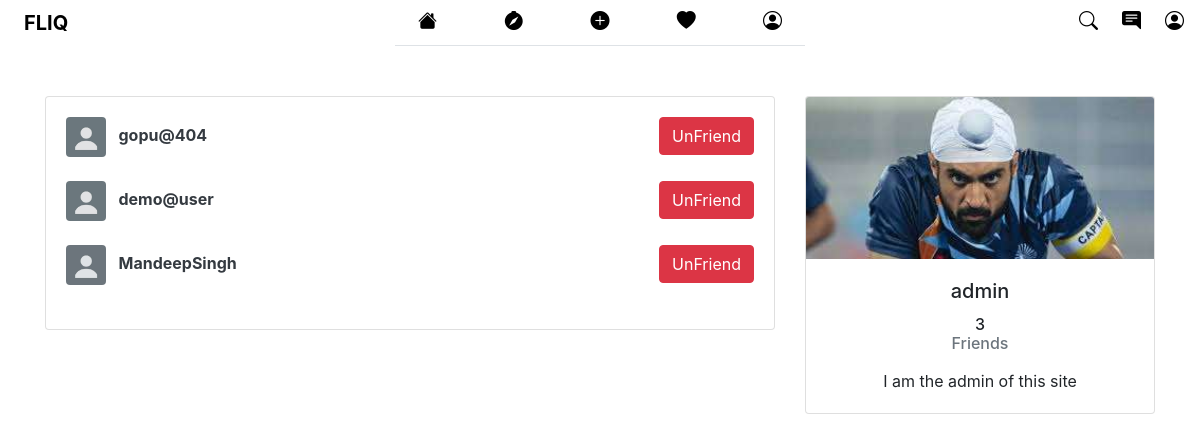
Page /friends/ (signed in) on the committed database.
### users/models.py (models this page shows, shortened)
class Profile(models.Model):
    user = models.OneToOneField(User, on_delete=models.CASCADE)
    name = models.CharField(max_length=30)
    image = models.ImageField(default='default.png', upload_to='profile_pics')
    slug = AutoSlugField(populate_from='user')
    bio = models.CharField(max_length=255, blank=True)
    link = models.CharField(max_length=255, blank=True)
    friends = models.ManyToManyField("Profile", blank=True)
    def __str__(self):
        return str(self.user.username)
    def get_absolute_url(self):
        return "/users/{}".format(self.slug)

### users/views.py (the view)
# urls.py: path('friends/', user_views.friend_list, name='friend_list'),
def friend_list(request):
    p = request.user.profile
    friends = p.friends.all()
    context={
    'friends': friends
    }
    return render(request, "users/friend_list.html", context)

### users/templates/users/friend_list.html (shortened to what this page needs)
{% extends "feed/layout.html" %} {% load static %}  {% block content %}
<div class="container">
  <div class="row">
    <div class="col-md-8">
      {% if friends %}
      <div class="card card-signin my-5">
        <div class="card-body">
          {% for user_p in friends %}
          <a href="{{ user_p.get_absolute_url }}"
            ><img
              src="{{ user_p.image.url }}"
              class="rounded mr-2"
              width="40"
              height="40"
              alt=""
          /></a>
          <a class="text-dark" href="{{ user_p.get_absolute_url }}"
            ><b>{{ user_p }}</b></a
          >
          <small
            ><a
              class="btn btn-danger float-right"
              href="{% url 'delete_friend' user_p.id %}"
              >UnFriend</a
            ></small
          >
          <br /><br />
          {% endfor %}
        </div>
      </div>
      {% endif %}
    </div>
    <div class="col-md-4">
      <div class="card card-signin my-5">
        <a href="{{ request.user.profile.get_absolute_url }}"
          ><img
            class="card-img-top"
            src="{{ request.user.profile.image.url }}"
            alt=""
        /></a>
        <div class="card-body">
          <h5 class="card-title text-center">{{ request.user }}</h5>
          <h6 class="text-center">
            {{ request.user.profile.friends.count }}
            <p class="text-muted">Friends</p>
          </h6>
          <p class="card-text text-center">{{ request.user.profile.bio }}</p>
        </div>
      </div>
    </div>
  </div>
</div>
{% endblock content %}

### feed/templates/feed/layout.html (style rules this page uses)
a { text-decoration:none; }

### rows in the picture
Profile: image (placeholder picture), user.username "gopu@404"
Profile: image (placeholder picture), user.username "demo@user"
Profile: image (placeholder picture), user.username "MandeepSingh"

### other values in the picture
{{ request.user }} "admin"
{{ request.user.profile.friends.count }} "3"
{{ request.user.profile.bio }} "I am the admin of this site"
